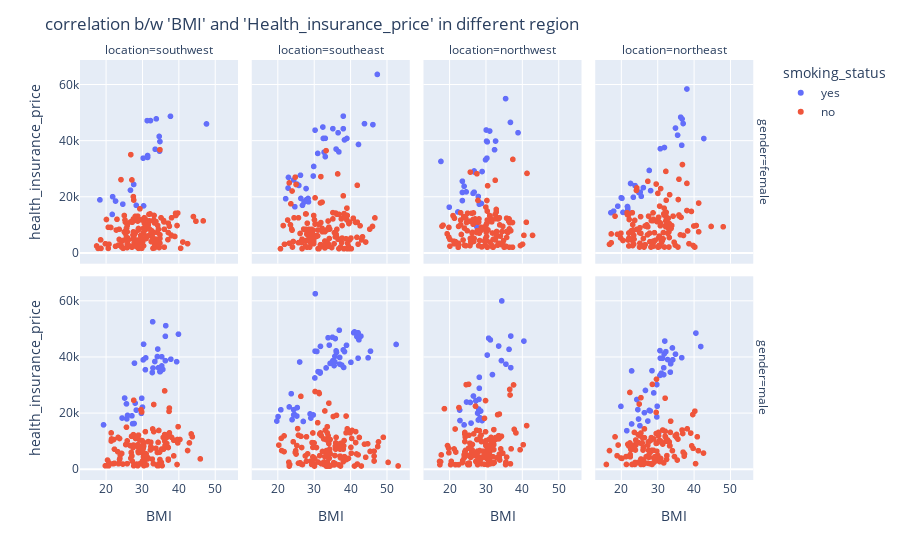

Notebook code cell kept with this figure:
### Markdown cell above
- In the regplot,the correlation between  'age' and 'health_ins_price'. it show low corelation.

### Code cell
fig =  px.scatter(data,x='BMI',y='health_insurance_price',color= 'smoking_status',facet_col='location',facet_row= 'gender') # draw scatter plot using ploty library.
fig.update_layout(title = "correlation b/w 'BMI' and 'Health_insurance_price' in different region ")
fig.show()

### Figure 1 — Plotly figure (JSON) as saved in the notebook; plotly's stock layout.template omitted (floating-point values rounded to 4 significant figures; data arrays with more than 128 entries replaced by an {"elided": "..."} marker saying what was removed)
{"data": [{"hovertemplate": "smoking_status=yes<br>gender=female<br>location=southwest<br>BMI=%{x}<br>health_insurance_price=%{y}<extra></extra>", "legendgroup": "yes", "marker": {"color": "#636efa", "symbol": "circle"}, "mode": "markers", "name": "yes", "showlegend": true, "type": "scattergl", "x": [30.3, 34.8, 31.3, 28.3, 37.7, 32.2, 31.4, 33.8, 21.7, 22.6, 33.5, 27.6, 47.6, 24.6, 18.3, 31.4, 26.7, 34.6, 21.8, 30.2, 34.7], "xaxis": "x5", "y": [16880.0, 39840.0, 47290.0, 17080.0, 48820.0, 47310.0, 34840.0, 47930.0, 13840.0, 18610.0, 37080.0, 24520.0, 46110.0, 17500.0, 19020.0, 34170.0, 22480.0, 41660.0, 20170.0, 33900.0, 36400.0], "yaxis": "y5"}, {"hovertemplate": "smoking_status=yes<br>gender=female<br>location=southeast<br>BMI=%{x}<br>health_insurance_price=%{y}<extra></extra>", "legendgroup": "yes", "marker": {"color": "#636efa", "symbol": "circle"}, "mode": "markers", "name": "yes", "showlegend": false, "type": "scattergl", "x": [26.29, 22.88, 24.75, 29.92, 27.94, 36.85, 36.08, 22.22, 26.84, 28.38, 38.06, 47.41, 46.2, 36.63, 33.11, 25.3, 22.99, 43.89, 38.06, 39.05, 38.39, 26.4, 27.83, 42.24, 32.78, 29.81, 32.45, 33.11, 31.02, 35.2, 25.85, 32.56, 28.49, 27.28, 24.42, 30.3], "xaxis": "x6", "y": [27810.0, 23240.0, 16580.0, 30940.0, 19110.0, 36150.0, 37130.0, 19440.0, 17090.0, 19520.0, 48890.0, 63770.0, 45860.0, 42970.0, 34440.0, 24670.0, 27040.0, 46200.0, 44400.0, 40930.0, 40420.0, 19540.0, 23070.0, 38790.0, 36020.0, 27530.0, 45010.0, 40970.0, 35600.0, 44420.0, 24180.0, 40940.0, 18330.0, 18220.0, 26130.0, 43900.0], "yaxis": "y6"}, {"hovertemplate": "smoking_status=yes<br>gender=female<br>location=northwest<br>BMI=%{x}<br>health_insurance_price=%{y}<extra></extra>", "legendgroup": "yes", "marker": {"color": "#636efa", "symbol": "circle"}, "mode": "markers", "name": "yes", "showlegend": false, "type": "scattergl", "x": [22.42, 31.16, 17.77, 26.6, 28.31, 26.98, 30.3, 30.21, 28.31, 23.66, 38.95, 32.77, 28.88, 35.53, 26.89, 26.89, 20.05, 23.66, 30.5, 28.02, 24.7, 30.4, 36.86, 32.49, 24.13, 30.02, 27.64, 23.66, 29.07], "xaxis": "x7", "y": [14710.0, 43580.0, 32730.0, 21350.0, 18030.0, 28950.0, 39980.0, 43940.0, 17470.0, 25680.0, 42980.0, 40000.0, 17750.0, 55140.0, 29330.0, 21770.0, 16420.0, 21680.0, 39730.0, 20230.0, 21880.0, 33910.0, 46660.0, 36900.0, 23890.0, 33310.0, 9382.0, 18770.0, 29140.0], "yaxis": "y7"}, {"hovertemplate": "smoking_status=yes<br>gender=female<br>location=northeast<br>BMI=%{x}<br>health_insurance_price=%{y}<extra></extra>", "legendgroup": "yes", "marker": {"color": "#636efa", "symbol": "circle"}, "mode": "markers", "name": "yes", "showlegend": false, "type": "scattergl", "x": [31.92, 23.37, 36.67, 27.74, 28.12, 36.77, 22.61, 36.38, 24.89, 17.95, 20.23, 17.2, 38.09, 21.85, 21.75, 26.12, 30.78, 35.53, 23.84, 37.05, 20.05, 20.52, 34.96, 19.09, 42.75, 25.27, 25.55, 21.66, 21.85], "xaxis": "x8", "y": [37700.0, 19960.0, 38510.0, 29520.0, 22330.0, 47900.0, 24870.0, 48520.0, 21660.0, 15010.0, 19590.0, 14460.0, 58570.0, 15360.0, 16660.0, 23400.0, 37270.0, 42110.0, 24110.0, 46260.0, 19800.0, 14570.0, 44640.0, 16780.0, 40900.0, 21770.0, 20300.0, 14280.0, 16120.0], "yaxis": "y8"}, {"hovertemplate": "smoking_status=yes<br>gender=male<br>location=southwest<br>BMI=%{x}<br>health_insurance_price=%{y}<extra></extra>", "legendgroup": "yes", "marker": {"color": "#636efa", "symbol": "circle"}, "mode": "markers", "name": "yes", "showlegend": false, "type": "scattergl", "x": [35.3, 36.3, 35.6, 36.4, 39.9, 28, 19.3, 34.8, 34.2, 27.7, 30.8, 32.9, 30, 25.1, 25.7, 34.4, 28.3, 37.8, 25.6, 34.1, 35.3, 30.3, 27.1, 24.4, 29.7, 30.2, 25.9, 32.7, 30.9, 29.8, 32.8, 33.4, 27.3, 36.3, 39.4, 34.9, 27.8], "xaxis": "x", "y": [36840.0, 38711, 35590.0, 51190.0, 48170.0, 23570.0, 15820.0, 34780.0, 42860.0, 16300.0, 35490.0, 36090.0, 22140.0, 25380.0, 17940.0, 36200.0, 21080.0, 39240.0, 23310.0, 40180.0, 40100.0, 44590.0, 19040.0, 18260.0, 19930.0, 39000.0, 19200.0, 34470.0, 39730.0, 25310.0, 52590.0, 38420.0, 16230.0, 47400.0, 38340.0, 34830.0, 37830.0], "yaxis": "y"}, {"hovertemplate": "smoking_status=yes<br>gender=male<br>location=southeast<br>BMI=%{x}<br>health_insurance_price=%{y}<extra></extra>", "legendgroup": "yes", "marker": {"color": "#636efa", "symbol": "circle"}, "mode": "markers", "name": "yes", "showlegend": false, "type": "scattergl", "x": [42.13, 35.2, 34.43, 31.68, 23.98, 37.62, 35.09, 25.3, 24.42, 35.53, 24.64, 34.21, 42.35, 19.8, 45.54, 25.41, 30.3, 40.15, 33.88, 35.86, 23.21, 30.25, 26.07, 42.13, 38.06, 31.13, 35.75, 24.42, 29.15, 38.17, 20.9, 31.79, 28.93, 38.94, 40.92, 42.9, 30.8, 20.13, 36.08, 37.07, 52.58, 41.14, 37.07, 31.68, 36.19, 38.39, 33.33, 35.75, 44.88, 29.81, 41.8, 36.96, 23.76, 27.06, 30.36], "xaxis": "x2", "y": [39610.0, 38710.0, 37740.0, 34300.0, 17660.0, 37170.0, 47060.0, 18970.0, 21220.0, 36950.0, 19520.0, 44260.0, 46150.0, 17180.0, 42110.0, 21980.0, 42120.0, 38130.0, 46890.0, 46600.0, 22220.0, 32550.0, 38250.0, 48680.0, 42560.0, 34810.0, 40270.0, 19360.0, 18250.0, 36310.0, 21200.0, 43810.0, 19720.0, 44200.0, 48670.0, 47460.0, 42000.0, 18770.0, 42210.0, 37480.0, 44500.0, 48970.0, 39870.0, 34670.0, 41680.0, 41950.0, 36120.0, 38280.0, 39720.0, 19350.0, 47270.0, 49580.0, 26930.0, 17040.0, 62590.0], "yaxis": "y2"}, {"hovertemplate": "smoking_status=yes<br>gender=male<br>location=northwest<br>BMI=%{x}<br>health_insurance_price=%{y}<extra></extra>", "legendgroup": "yes", "marker": {"color": "#636efa", "symbol": "circle"}, "mode": "markers", "name": "yes", "showlegend": false, "type": "scattergl", "x": [36.95, 22.89, 28.02, 28.69, 30.5, 29.07, 33.63, 31.92, 36.95, 34.39, 36.48, 27.36, 26.7, 28.31, 25.84, 40.56, 28.31, 31.35, 28.5, 24.13, 27.84, 24.8, 22.99, 28.21, 26.03, 35.62, 34.48, 30.88, 28.12], "xaxis": "x3", "y": [47500.0, 21100.0, 17560.0, 20750.0, 40720.0, 17350.0, 43920.0, 33750.0, 36220.0, 38750.0, 42760.0, 24390.0, 26110.0, 28870.0, 23810.0, 45700.0, 32790.0, 46130.0, 18310.0, 15820.0, 20010.0, 23970.0, 17360.0, 24920.0, 16450.0, 37470.0, 60020.0, 46720.0, 21470.0], "yaxis": "y3"}, {"hovertemplate": "smoking_status=yes<br>gender=male<br>location=northeast<br>BMI=%{x}<br>health_insurance_price=%{y}<extra></extra>", "legendgroup": "yes", "marker": {"color": "#636efa", "symbol": "circle"}, "mode": "markers", "name": "yes", "showlegend": false, "type": "scattergl", "x": [36.67, 29.83, 19.95, 31.35, 25.18, 41.9, 27.74, 30.3, 31.82, 24.32, 40.56, 32.3, 30.68, 32.77, 28.5, 33.53, 26.41, 32.02, 31.73, 34.1, 24.8, 28.02, 30.78, 28.98, 31.73, 22.89, 34.2, 34.96, 22.89, 21.57, 30.68, 27.36, 33.63, 29.83, 31.07, 29.93, 24.61, 26.7], "xaxis": "x4", "y": [39770.0, 30180.0, 22410.0, 39560.0, 15520.0, 43750.0, 20980.0, 12830.0, 41100.0, 24870.0, 48550.0, 41920.0, 42300.0, 39130.0, 35150.0, 34620.0, 20150.0, 45710.0, 36190.0, 43250.0, 17900.0, 20770.0, 39600.0, 27220.0, 33730.0, 35070.0, 39050.0, 41030.0, 16140.0, 13750.0, 33480.0, 17180.0, 37610.0, 18650.0, 34250.0, 22460.0, 21260.0, 28100.0], "yaxis": "y4"}, {"hovertemplate": "smoking_status=no<br>gender=female<br>location=southwest<br>BMI=%{x}<br>health_insurance_price=%{y}<extra></extra>", "legendgroup": "no", "marker": {"color": "#EF553B", "symbol": "circle"}, "mode": "markers", "name": "no", "showlegend": true, "type": "scattergl", "x": {"elided": "141 float values"}, "xaxis": "x5", "y": {"elided": "141 float values"}, "yaxis": "y5"}, {"hovertemplate": "smoking_status=no<br>gender=female<br>location=southeast<br>BMI=%{x}<br>health_insurance_price=%{y}<extra></extra>", "legendgroup": "no", "marker": {"color": "#EF553B", "symbol": "circle"}, "mode": "markers", "name": "no", "showlegend": false, "type": "scattergl", "x": {"elided": "139 float values"}, "xaxis": "x6", "y": {"elided": "139 float values"}, "yaxis": "y6"}, {"hovertemplate": "smoking_status=no<br>gender=female<br>location=northwest<br>BMI=%{x}<br>health_insurance_price=%{y}<extra></extra>", "legendgroup": "no", "marker": {"color": "#EF553B", "symbol": "circle"}, "mode": "markers", "name": "no", "showlegend": false, "type": "scattergl", "x": {"elided": "135 float values"}, "xaxis": "x7", "y": {"elided": "135 float values"}, "yaxis": "y7"}, {"hovertemplate": "smoking_status=no<br>gender=female<br>location=northeast<br>BMI=%{x}<br>health_insurance_price=%{y}<extra></extra>", "legendgroup": "no", "marker": {"color": "#EF553B", "symbol": "circle"}, "mode": "markers", "name": "no", "showlegend": false, "type": "scattergl", "x": {"elided": "132 float values"}, "xaxis": "x8", "y": {"elided": "132 float values"}, "yaxis": "y8"}, {"hovertemplate": "smoking_status=no<br>gender=male<br>location=southwest<br>BMI=%{x}<br>health_insurance_price=%{y}<extra></extra>", "legendgroup": "no", "marker": {"color": "#EF553B", "symbol": "circle"}, "mode": "markers", "name": "no", "showlegend": false, "type": "scattergl", "x": [34.4, 24.6, 40.3, 20.8, 37.3, 27.4, 30.8, 37.1, 34.7, 34.1, 28.4, 39.6, 30.3, 29.2, 22.3, 33, 30.8, 27.5, 35.3, 20.9, 30.3, 30.2, 26.8, 26.6, 27.2, 36.7, 34.5, 27.6, 30.5, 34.4, 25.6, 20.4, 23.9, 30.2, 33.1, 26.9, 28.9, 38.6, 29.6, 23.4, 37.4, 39.6, 34.3, 28.7, 43.4, 28.7, 30.4, 35.7, 30.8, 21.4, 23.8, 30.5, 30.2, 20.7, 32.6, 31.4, 38, 36.1, 29.3, 39.7, 42.4, 28.7, 36.1, 20.3, 36.2, 28.9, 36.6, 37.4, 35.4, 21.4, 23.7, 27, 35.2, 32.3, 36.1, 27.6, 22.3, 37.1, 33.7, 33.1, 30.3, 31.1, 28.1, 25.4, 29.9, 43.7, 36.2, 30.1, 28.8, 34.8, 39.5, 39.8, 31, 23.2, 25.8, 35.8, 27.1, 25.8, 29.6, 30.3, 31.6, 31.5, 22.1, 32.7, 28.6, 29.8, 30, 29.9, 32.8, 45.9, 32.3, 21.5, 34.1, 30.3, 37.1, 23.3, 24.3, 29.4, 19.8, 37.1, 27.5, 23.7, 22, 32.2, 42.9, 38.6], "xaxis": "x", "y": [1827.0, 1837.0, 10600.0, 2302.0, 20630.0, 7727.0, 4647.0, 7740.0, 6082.0, 1261.0, 1843.0, 10450.0, 8117.0, 10440.0, 7147.0, 1980.0, 5254.0, 12330.0, 7197.0, 1832.0, 4261.0, 7441.0, 3906.0, 8444.0, 2866.0, 9145.0, 13820.0, 24600.0, 4751.0, 1262.0, 14990.0, 3260.0, 5080.0, 8968.0, 23080.0, 5970.0, 5927.0, 4762.0, 7512.0, 1970.0, 21800.0, 10600.0, 9563.0, 1254.0, 12570.0, 8028.0, 1256.0, 11360.0, 13390.0, 12960.0, 3848.0, 2494.0, 9725.0, 1243.0, 7442.0, 3659.0, 11370.0, 10090.0, 1978.0, 9391.0, 6666.0, 8703.0, 12360.0, 1242.0, 8068.0, 12150.0, 11260.0, 12980.0, 1263.0, 10070.0, 3484.0, 11740.0, 2417.0, 8063.0, 27940.0, 1252.0, 2103.0, 3598.0, 7446.0, 13390.0, 4402.0, 1526.0, 10970.0, 8782.0, 6600.0, 11580.0, 8458.0, 6849.0, 6282.0, 3443.0, 1683.0, 15170.0, 5488.0, 6250.0, 10100.0, 7160.0, 4746.0, 1973.0, 21230.0, 8799.0, 9850.0, 4076.0, 10580.0, 3591.0, 11250.0, 20420.0, 2904.0, 10210.0, 14360.0, 3693.0, 9630.0, 10790.0, 5980.0, 4671.0, 12350.0, 11350.0, 5615.0, 6059.0, 1242.0, 3277.0, 8615.0, 10960.0, 1965.0, 6876.0, 9382.0, 10330.0], "yaxis": "y"}, {"hovertemplate": "smoking_status=no<br>gender=male<br>location=southeast<br>BMI=%{x}<br>health_insurance_price=%{y}<extra></extra>", "legendgroup": "no", "marker": {"color": "#EF553B", "symbol": "circle"}, "mode": "markers", "name": "no", "showlegend": false, "type": "scattergl", "x": {"elided": "134 float values"}, "xaxis": "x2", "y": {"elided": "134 float values"}, "yaxis": "y2"}, {"hovertemplate": "smoking_status=no<br>gender=male<br>location=northwest<br>BMI=%{x}<br>health_insurance_price=%{y}<extra></extra>", "legendgroup": "no", "marker": {"color": "#EF553B", "symbol": "circle"}, "mode": "markers", "name": "no", "showlegend": false, "type": "scattergl", "x": {"elided": "132 float values"}, "xaxis": "x3", "y": {"elided": "132 float values"}, "yaxis": "y3"}, {"hovertemplate": "smoking_status=no<br>gender=male<br>location=northeast<br>BMI=%{x}<br>health_insurance_price=%{y}<extra></extra>", "legendgroup": "no", "marker": {"color": "#EF553B", "symbol": "circle"}, "mode": "markers", "name": "no", "showlegend": false, "type": "scattergl", "x": [29.83, 26.22, 23.84, 37.05, 27.36, 28.5, 26.89, 25.46, 32.2, 28.59, 23.75, 22.42, 32.49, 28.21, 18.91, 15.96, 19.95, 41.23, 25.46, 28.98, 25.84, 27.45, 27.64, 29.64, 22.99, 27.55, 34.87, 33.25, 32.77, 37.34, 40.95, 34.1, 36.77, 33.34, 35.24, 30.4, 22.14, 35.62, 31.45, 31.35, 30.59, 31.73, 29.45, 29.64, 25.93, 27.93, 26.03, 32.11, 22.42, 30.88, 39.42, 25.46, 28.02, 35.44, 33.44, 25.46, 20.23, 26.98, 28.88, 22.7, 38.19, 30.3, 30.78, 28.5, 26.41, 26.12, 27.36, 40.47, 24.04, 33.63, 27.64, 37.43, 26.03, 39.8, 36.95, 22.52, 25.84, 22.52, 24.7, 30.5, 23.66, 21.85, 24.04, 32.11, 22.52, 27.27, 32.59, 32.11, 29.73, 18.34, 24.8, 25.75, 25.46, 21.38, 30.11, 34.67, 19.19, 29.26, 24.98, 27.74, 28.88, 23.09, 35.24, 26.41, 29.83, 42.66, 31.45, 26.03, 28.98, 24.51, 29.64, 40.28, 23.56, 32.3, 21.47, 39.14, 23.94, 16.82, 30.3, 22.7, 25.18, 26.12, 28.31, 39.71, 33.53], "xaxis": "x4", "y": [6406.0, 2721.0, 2395.0, 6080.0, 8606.0, 6799.0, 4441.0, 3645.0, 11490.0, 30260.0, 1706.0, 27380.0, 3491.0, 10410.0, 4828.0, 1695.0, 4005.0, 6610.0, 9225.0, 4041.0, 9282.0, 9618.0, 4237.0, 20280.0, 1705.0, 6747.0, 11940.0, 9723.0, 10440.0, 4668.0, 11570.0, 6600.0, 13980.0, 8334.0, 12400.0, 3482.0, 8303.0, 10740.0, 8964.0, 9290.0, 2727.0, 2255.0, 2897.0, 12730.0, 11170.0, 1967.0, 6837.0, 11760.0, 9361.0, 3858.0, 8343.0, 1708.0, 6067.0, 3269.0, 8335.0, 12910.0, 3861.0, 4435.0, 6749.0, 7173.0, 14410.0, 13140.0, 10140.0, 1712.0, 11240.0, 7730.0, 2104.0, 1984.0, 8604.0, 17130.0, 5031.0, 5429.0, 3071.0, 7448.0, 12740.0, 5210.0, 3310.0, 4429.0, 12320.0, 10070.0, 13130.0, 8891.0, 10420.0, 13560.0, 8689.0, 4661.0, 4847.0, 25330.0, 32110.0, 11530.0, 9501.0, 3280.0, 25520.0, 4500.0, 4915.0, 4519.0, 8628.0, 4438.0, 23240.0, 9958.0, 2251.0, 1705.0, 11390.0, 14390.0, 9288.0, 5757.0, 13970.0, 2102.0, 10800.0, 2396.0, 9222.0, 20710.0, 8604.0, 9964.0, 1702.0, 12890.0, 6858.0, 6641.0, 11940.0, 6986.0, 11930.0, 1709.0, 11270.0, 19500.0, 13140.0], "yaxis": "y4"}], "layout": {"annotations": [{"font": {}, "showarrow": false, "text": "location=southwest", "x": 0.115, "xanchor": "center", "xref": "paper", "y": 1, "yanchor": "bottom", "yref": "paper"}, {"font": {}, "showarrow": false, "text": "location=southeast", "x": 0.365, "xanchor": "center", "xref": "paper", "y": 1, "yanchor": "bottom", "yref": "paper"}, {"font": {}, "showarrow": false, "text": "location=northwest", "x": 0.615, "xanchor": "center", "xref": "paper", "y": 1, "yanchor": "bottom", "yref": "paper"}, {"font": {}, "showarrow": false, "text": "location=northeast", "x": 0.865, "xanchor": "center", "xref": "paper", "y": 1, "yanchor": "bottom", "yref": "paper"}, {"font": {}, "showarrow": false, "text": "gender=male", "textangle": 90, "x": 0.98, "xanchor": "left", "xref": "paper", "y": 0.2425, "yanchor": "middle", "yref": "paper"}, {"font": {}, "showarrow": false, "text": "gender=female", "textangle": 90, "x": 0.98, "xanchor": "left", "xref": "paper", "y": 0.7575, "yanchor": "middle", "yref": "paper"}], "legend": {"title": {"text": "smoking_status"}, "tracegroupgap": 0}, "margin": {"t": 60}, "title": {"text": "correlation b/w 'BMI' and 'Health_insurance_price' in different region "}, "xaxis": {"anchor": "y", "domain": [0, 0.23], "title": {"text": "BMI"}}, "xaxis2": {"anchor": "y2", "domain": [0.25, 0.48], "matches": "x", "title": {"text": "BMI"}}, "xaxis3": {"anchor": "y3", "domain": [0.5, 0.73], "matches": "x", "title": {"text": "BMI"}}, "xaxis4": {"anchor": "y4", "domain": [0.75, 0.98], "matches": "x", "title": {"text": "BMI"}}, "xaxis5": {"anchor": "y5", "domain": [0, 0.23], "matches": "x", "showticklabels": false}, "xaxis6": {"anchor": "y6", "domain": [0.25, 0.48], "matches": "x", "showticklabels": false}, "xaxis7": {"anchor": "y7", "domain": [0.5, 0.73], "matches": "x", "showticklabels": false}, "xaxis8": {"anchor": "y8", "domain": [0.75, 0.98], "matches": "x", "showticklabels": false}, "yaxis": {"anchor": "x", "domain": [0, 0.485], "title": {"text": "health_insurance_price"}}, "yaxis2": {"anchor": "x2", "domain": [0, 0.485], "matches": "y", "showticklabels": false}, "yaxis3": {"anchor": "x3", "domain": [0, 0.485], "matches": "y", "showticklabels": false}, "yaxis4": {"anchor": "x4", "domain": [0, 0.485], "matches": "y", "showticklabels": false}, "yaxis5": {"anchor": "x5", "domain": [0.515, 1], "matches": "y", "title": {"text": "health_insurance_price"}}, "yaxis6": {"anchor": "x6", "domain": [0.515, 1], "matches": "y", "showticklabels": false}, "yaxis7": {"anchor": "x7", "domain": [0.515, 1], "matches": "y", "showticklabels": false}, "yaxis8": {"anchor": "x8", "domain": [0.515, 1], "matches": "y", "showticklabels": false}}}
